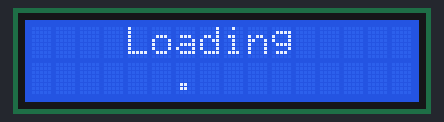
Simulated run of this sketch. Board: Arduino Uno, built with avr-gcc and run on an emulated ATmega328P. On the bench: 16×2 character LCD.

Above: at 0.14 s.
At 114.0 s:
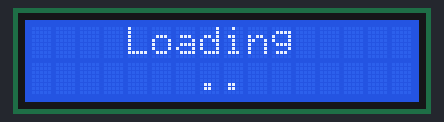

The sketch:

test_loading_lcd.ino
```cpp
#include <Wire.h>
#include <Servo.h>
#include <LiquidCrystal_I2C.h>

LiquidCrystal_I2C lcd(0x27, 2, 1, 0, 4, 5, 6, 7, 3, POSITIVE);

void setup() {
  // put your setup code here, to run once:
    lcd.begin(16, 2); //Defining 16 columns and 2 rows of lcd display
  lcd.backlight();//To Power ON the back light
}

void loop() {
  // put your main code here, to run repeatedly:
  lcd.clear();//Clean the screen
  lcd.setCursor(0, 0);
  lcd.print("    Loading    ");
  lcd.setCursor(0, 1);
  lcd.print("      .");
  delay(100);
  lcd.setCursor(0, 1);
  lcd.print("      ..");
  delay(100);
  lcd.setCursor(0, 1);
  lcd.print("      ...");
  delay(100);
  lcd.setCursor(0, 1);
  lcd.print("       ..");
  delay(100);
  lcd.setCursor(0, 1);
  lcd.print("        .");
  delay(100);
  lcd.setCursor(0, 1);
  lcd.print("       ..");
  delay(100);
  lcd.setCursor(0, 1);
  lcd.print("      ...");
  delay(100);
  lcd.setCursor(0, 1);
  lcd.print("      ..");
  delay(100);
}
```
